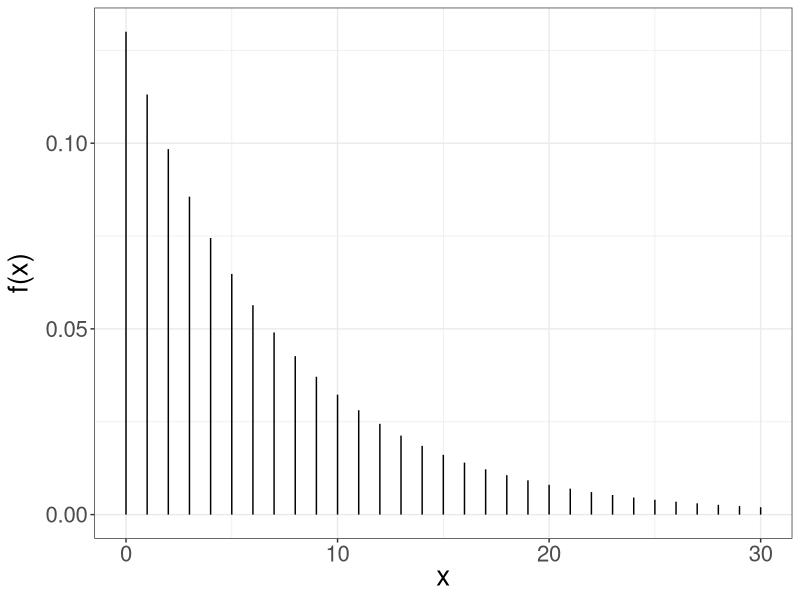
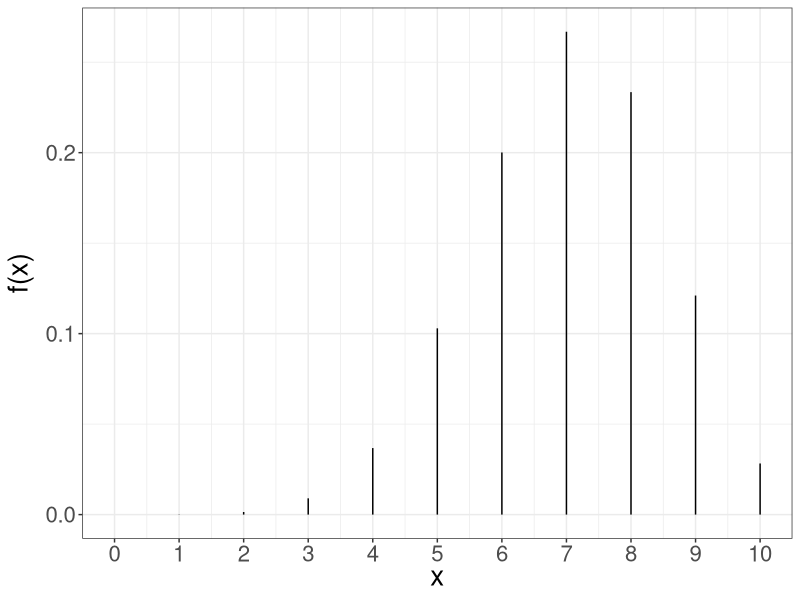
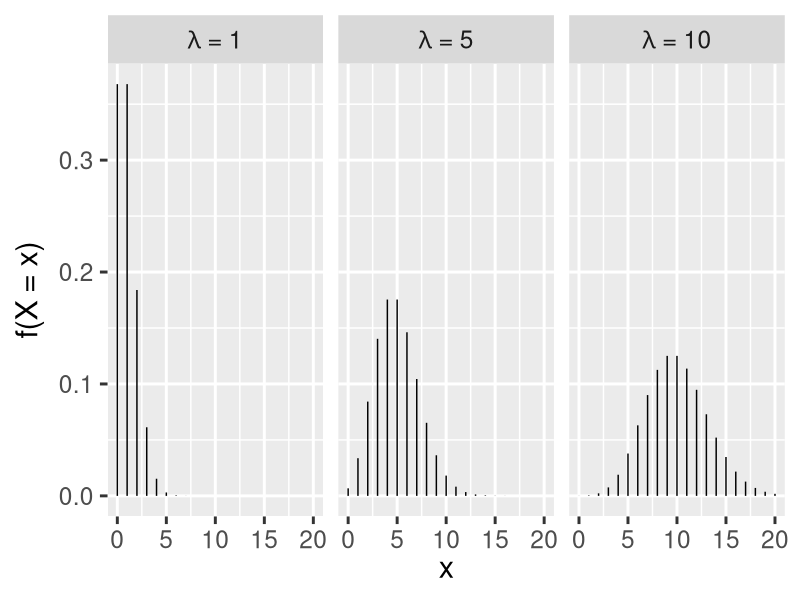
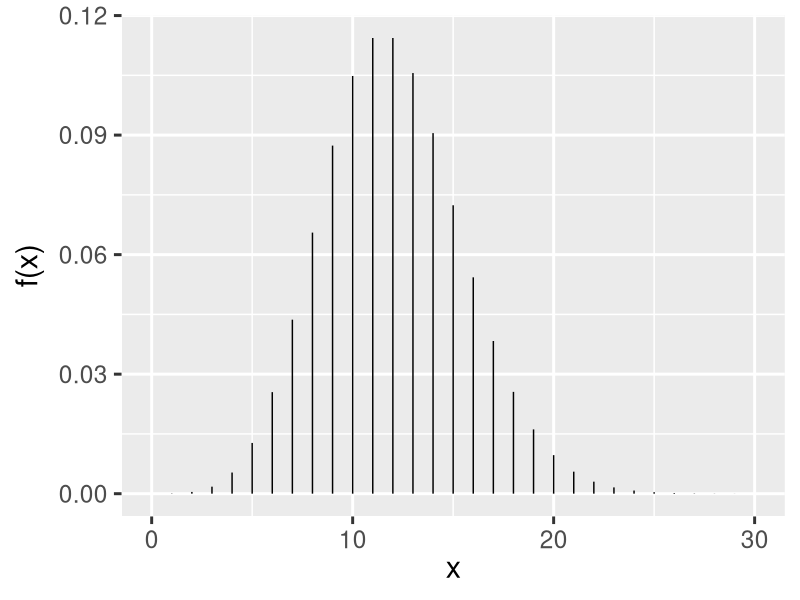

Write R code to recreate these figures, in order.
## ---- chunk 1
#| echo: false
#| message: false
library(tidyverse)
## ---- chunk 2
dgeom(x = 2, prob = 0.13)
## ---- chunk 3

x <- seq(0,30)
y <- dgeom(x, 0.13)

data <- data.frame(x = x,
                   y = y)

data %>% 
  ggplot() +
  aes(x = x, y = y) +
  geom_segment(data = data, 
               aes(x = x, y = 0, 
                   xend = x, yend = y)) +
  labs(x = expression(paste("x")),
       y = expression(paste("f(x)"))) +
  theme_bw() +
  theme(text = element_text(size = 20)) 

## ---- chunk 4
dgeom(x = 0, prob = 0.13) +
  dgeom(x = 1, prob = 0.13) +
  dgeom(x = 2, prob = 0.13)
## ---- chunk 5
pgeom(q = 2, prob = 0.13)
## ---- chunk 6
dbinom(x = 3, size = 10, prob = 0.70)
## ---- chunk 7

x <- seq(0,10)
y <- dbinom(x, size = 10 , prob = 0.70)

data <- data.frame(x = x,
                   y = y)

data %>% 
  ggplot() +
  aes(x = x, y = y) +
  geom_segment(data = data, 
               aes(x = x, y = 0, 
                   xend = x, yend = y)) +
  labs(x = expression(paste("x")),
       y = expression(paste("f(x)"))) +
      scale_x_continuous(breaks=seq(0,10)) +
  theme_bw() +
  theme(text = element_text(size = 20)) 

## ---- chunk 8
dbinom(x = 0:10, size = 10, prob = 0.70)
## ---- chunk 9
dbinom(x = 0, size = 10, prob = 0.70) +
  dbinom(x = 1, size = 10, prob = 0.70) +
  dbinom(x = 2, size = 10, prob = 0.70) +
  dbinom(x = 3, size = 10, prob = 0.70)

## ---- chunk 10
pbinom(q = 3, size = 10, prob = 0.70)
## ---- chunk 11
library(tidyverse)
theme_set(theme_gray(base_size = 22))

x <- rep(seq(0, 20), 3)
lambda <- c(rep(1, 21), rep (5, 21), rep(10, 21))


y <- dpois(x, lambda)

data <- data.frame(x = x,
                   y = y,
                   lambda = lambda)

data$lambda <- 
  factor(data$lambda,
         levels = c("1", "5", "10"),
         labels =
           c(expression(paste(lambda, " = 1")),
             expression(paste(lambda, " = 5")),
             expression(paste(lambda, " = 10"))))

data %>% 
  ggplot() +
  aes(x = x, y = y) +
  geom_segment(data = data, 
               aes(x = x, y = 0, 
                   xend = x, yend = y)) +
  facet_wrap(data$lambda, 
             labeller = label_parsed) +
  labs(x = expression(paste("x")),
       y = expression(paste("f(X = x)")))

## ---- chunk 12
((12^7)/factorial(7))*exp(-12)
## ---- chunk 13
dpois(x = 7, lambda = 12)
## ---- chunk 14

x <- seq(0,30)
y <- dpois(x, 12)

data <- data.frame(x = x,
                   y = y)

data %>% 
  ggplot() +
  aes(x = x, y = y) +
  geom_segment(data = data, 
               aes(x = x, y = 0, 
                   xend = x, yend = y)) +
  labs(x = expression(paste("x")),
       y = expression(paste("f(x)")))

## ---- chunk 15
dpois(x = 0, lambda = 12) + 
  dpois(x = 1, lambda = 12) +
  dpois(x = 2, lambda = 12)



## ---- chunk 16
ppois(q = 2, lambda = 12)
